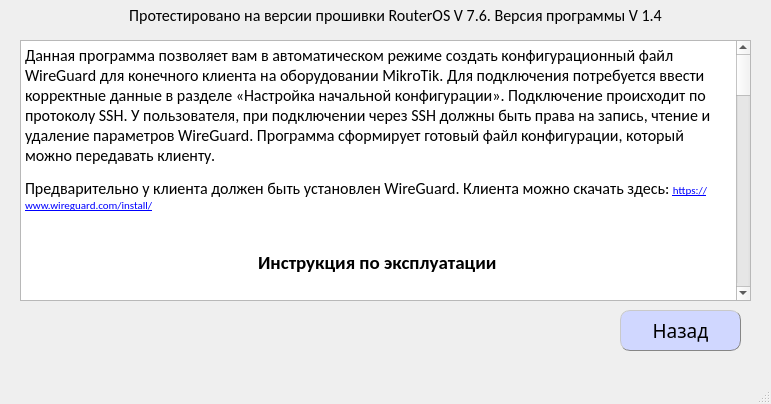
<?xml version="1.0" encoding="UTF-8"?>
<ui version="4.0">
 <class>MainWindow</class>
 <widget class="QMainWindow" name="MainWindow">
  <property name="geometry">
   <rect>
    <x>0</x>
    <y>0</y>
    <width>771</width>
    <height>404</height>
   </rect>
  </property>
  <property name="sizePolicy">
   <sizepolicy hsizetype="Preferred" vsizetype="Preferred">
    <horstretch>0</horstretch>
    <verstretch>0</verstretch>
   </sizepolicy>
  </property>
  <property name="minimumSize">
   <size>
    <width>771</width>
    <height>0</height>
   </size>
  </property>
  <property name="maximumSize">
   <size>
    <width>771</width>
    <height>1000</height>
   </size>
  </property>
  <property name="windowTitle">
   <string>Помощь</string>
  </property>
  <property name="windowIcon">
   <iconset>
    <normaloff>ico.ico</normaloff>ico.ico</iconset>
  </property>
  <property name="documentMode">
   <bool>false</bool>
  </property>
  <property name="tabShape">
   <enum>QTabWidget::Triangular</enum>
  </property>
  <widget class="QWidget" name="centralwidget">
   <widget class="QPushButton" name="pushButton_1">
    <property name="geometry">
     <rect>
      <x>620</x>
      <y>310</y>
      <width>121</width>
      <height>41</height>
     </rect>
    </property>
    <property name="font">
     <font>
      <family>Sitka Subheading</family>
      <pointsize>14</pointsize>
      <weight>50</weight>
      <bold>false</bold>
     </font>
    </property>
    <property name="styleSheet">
     <string notr="true">QPushButton {
background-color:rgb(208, 215, 255);
color: black;
border-style: outset;
border-width: 1px;
border-radius: 10px;
border-color :rgb(134, 134, 134);
padding: 6px;
}

QPushButton:pressed {
	background-color: #888;
}
QPushButton::hover
{
	background-color:rgb(120, 124, 180);
	color: white;
}
</string>
    </property>
    <property name="text">
     <string>Назад</string>
    </property>
   </widget>
   <widget class="QTextBrowser" name="textBrowser">
    <property name="geometry">
     <rect>
      <x>20</x>
      <y>40</y>
      <width>731</width>
      <height>261</height>
     </rect>
    </property>
    <property name="font">
     <font>
      <family>Calibri</family>
     </font>
    </property>
    <property name="styleSheet">
     <string notr="true"/>
    </property>
    <property name="html">
     <string>&lt;!DOCTYPE HTML PUBLIC &quot;-//W3C//DTD HTML 4.0//EN&quot; &quot;http://www.w3.org/TR/REC-html40/strict.dtd&quot;&gt;
&lt;html&gt;&lt;head&gt;&lt;meta name=&quot;qrichtext&quot; content=&quot;1&quot; /&gt;&lt;style type=&quot;text/css&quot;&gt;
p, li { white-space: pre-wrap; }
&lt;/style&gt;&lt;/head&gt;&lt;body style=&quot; font-family:'Calibri'; font-size:8.25pt; font-weight:400; font-style:normal;&quot;&gt;
&lt;p style=&quot; margin-top:12px; margin-bottom:12px; margin-left:0px; margin-right:0px; -qt-block-indent:0; text-indent:0px;&quot;&gt;&lt;span style=&quot; font-family:'Arial,Helvetica,sans-serif'; font-size:12pt;&quot;&gt;Данная программа позволяет вам в автоматическом режиме создать конфигурационный файл WireGuard для конечного клиента на оборудовании MikroTik. Для подключения потребуется ввести корректные данные в разделе «Настройка начальной конфигурации». Подключение происходит по протоколу SSH. У пользователя, при подключении через SSH должны быть права на запись, чтение и удаление параметров WireGuard. Программа сформирует готовый файл конфигурации, который можно передавать клиенту.&lt;/span&gt;&lt;span style=&quot; font-size:8pt;&quot;&gt; &lt;/span&gt;&lt;/p&gt;
&lt;p style=&quot; margin-top:12px; margin-bottom:12px; margin-left:0px; margin-right:0px; -qt-block-indent:0; text-indent:0px;&quot;&gt;&lt;span style=&quot; font-family:'Arial,Helvetica,sans-serif'; font-size:12pt;&quot;&gt;Предварительно у клиента должен быть установлен WireGuard. Клиента можно скачать здесь: &lt;/span&gt;&lt;a href=&quot;https://www.wireguard.com/install/&quot;&gt;&lt;span style=&quot; font-size:8pt; text-decoration: underline; color:#0000ff;&quot;&gt;https://www.wireguard.com/install/&lt;/span&gt;&lt;/a&gt;&lt;span style=&quot; font-size:8pt;&quot;&gt; &lt;/span&gt;&lt;/p&gt;
&lt;p style=&quot; margin-top:12px; margin-bottom:12px; margin-left:0px; margin-right:0px; -qt-block-indent:0; text-indent:0px;&quot;&gt;&lt;span style=&quot; font-size:8pt;&quot;&gt;  &lt;/span&gt;&lt;/p&gt;
&lt;p align=&quot;center&quot; style=&quot; margin-top:12px; margin-bottom:12px; margin-left:0px; margin-right:0px; -qt-block-indent:0; text-indent:0px;&quot;&gt;&lt;span style=&quot; font-family:'Arial,Helvetica,sans-serif'; font-size:14pt; font-weight:600;&quot;&gt;Инструкция по эксплуатации&lt;/span&gt;&lt;span style=&quot; font-size:8pt;&quot;&gt; &lt;/span&gt;&lt;/p&gt;
&lt;p style=&quot; margin-top:12px; margin-bottom:12px; margin-left:0px; margin-right:0px; -qt-block-indent:0; text-indent:0px;&quot;&gt;&lt;span style=&quot; font-size:8pt;&quot;&gt;  &lt;/span&gt;&lt;/p&gt;
&lt;p style=&quot; margin-top:12px; margin-bottom:12px; margin-left:0px; margin-right:0px; -qt-block-indent:0; text-indent:0px;&quot;&gt;&lt;span style=&quot; font-family:'Arial,Helvetica,sans-serif'; font-size:12pt;&quot;&gt;Для использования программы необходимо предварительно настроить RouterOS:&lt;/span&gt;&lt;span style=&quot; font-size:8pt;&quot;&gt; &lt;/span&gt;&lt;/p&gt;
&lt;p style=&quot; margin-top:12px; margin-bottom:12px; margin-left:0px; margin-right:0px; -qt-block-indent:0; text-indent:0px;&quot;&gt;&lt;span style=&quot; font-family:'Arial,Helvetica,sans-serif'; font-size:12pt;&quot;&gt;a) Создать учётную запись для настройки;&lt;/span&gt;&lt;span style=&quot; font-size:8pt;&quot;&gt; &lt;/span&gt;&lt;/p&gt;
&lt;p style=&quot; margin-top:12px; margin-bottom:12px; margin-left:0px; margin-right:0px; -qt-block-indent:0; text-indent:0px;&quot;&gt;&lt;span style=&quot; font-family:'Arial,Helvetica,sans-serif'; font-size:12pt;&quot;&gt;b) Включить SSH&lt;/span&gt;&lt;span style=&quot; font-size:8pt;&quot;&gt; &lt;/span&gt;&lt;/p&gt;
&lt;p style=&quot; margin-top:12px; margin-bottom:12px; margin-left:0px; margin-right:0px; -qt-block-indent:0; text-indent:0px;&quot;&gt;&lt;span style=&quot; font-family:'Arial,Helvetica,sans-serif'; font-size:12pt;&quot;&gt;c) Создать интерфейс WireGuard с парой приватного и публичного ключа. &lt;/span&gt;&lt;/p&gt;
&lt;p style=&quot; margin-top:12px; margin-bottom:12px; margin-left:0px; margin-right:0px; -qt-block-indent:0; text-indent:0px;&quot;&gt;&lt;span style=&quot; font-family:'Arial,Helvetica,sans-serif'; font-size:12pt;&quot;&gt;d) Настроить Firewall. &lt;/span&gt;&lt;/p&gt;
&lt;p style=&quot; margin-top:12px; margin-bottom:12px; margin-left:0px; margin-right:0px; -qt-block-indent:0; text-indent:0px;&quot;&gt;&lt;span style=&quot; font-size:8pt;&quot;&gt;  &lt;/span&gt;&lt;/p&gt;
&lt;p style=&quot; margin-top:12px; margin-bottom:12px; margin-left:0px; margin-right:0px; -qt-block-indent:0; text-indent:0px;&quot;&gt;&lt;span style=&quot; font-family:'Arial,Helvetica,sans-serif'; font-size:12pt;&quot;&gt;Далее необходимо настроить параметры начальной конфигурации в программе. Данная конфигурация включает в себя: &lt;/span&gt;&lt;/p&gt;
&lt;p style=&quot; margin-top:12px; margin-bottom:12px; margin-left:0px; margin-right:0px; -qt-block-indent:0; text-indent:0px;&quot;&gt;&lt;span style=&quot; font-family:'Arial,Helvetica,sans-serif'; font-size:12pt;&quot;&gt;1. Конфигурация подключения к MikroTik для создания профиля через SSH&lt;/span&gt;&lt;span style=&quot; font-size:8pt;&quot;&gt; &lt;/span&gt;&lt;/p&gt;
&lt;p style=&quot; margin-top:12px; margin-bottom:12px; margin-left:0px; margin-right:0px; -qt-block-indent:0; text-indent:0px;&quot;&gt;&lt;span style=&quot; font-family:'Arial,Helvetica,sans-serif'; font-size:12pt;&quot;&gt;1.1. &lt;/span&gt;&lt;span style=&quot; font-family:'Arial,Helvetica,sans-serif'; font-size:12pt; font-weight:600;&quot;&gt;IP управления&lt;/span&gt;&lt;span style=&quot; font-family:'Arial,Helvetica,sans-serif'; font-size:12pt;&quot;&gt; – адрес MikroTik для подключения по SSH;&lt;/span&gt;&lt;span style=&quot; font-size:8pt;&quot;&gt; &lt;/span&gt;&lt;/p&gt;
&lt;p style=&quot; margin-top:12px; margin-bottom:12px; margin-left:0px; margin-right:0px; -qt-block-indent:0; text-indent:0px;&quot;&gt;&lt;span style=&quot; font-family:'Arial,Helvetica,sans-serif'; font-size:12pt;&quot;&gt;1.2. &lt;/span&gt;&lt;span style=&quot; font-family:'Arial,Helvetica,sans-serif'; font-size:12pt; font-weight:600;&quot;&gt;Порт SSH &lt;/span&gt;&lt;span style=&quot; font-family:'Arial,Helvetica,sans-serif'; font-size:12pt;&quot;&gt;– порт службы SSH для подключения;&lt;/span&gt;&lt;span style=&quot; font-size:8pt;&quot;&gt; &lt;/span&gt;&lt;/p&gt;
&lt;p style=&quot; margin-top:12px; margin-bottom:12px; margin-left:0px; margin-right:0px; -qt-block-indent:0; text-indent:0px;&quot;&gt;&lt;span style=&quot; font-family:'Arial,Helvetica,sans-serif'; font-size:12pt;&quot;&gt;1.3. &lt;/span&gt;&lt;span style=&quot; font-family:'Arial,Helvetica,sans-serif'; font-size:12pt; font-weight:600;&quot;&gt;Логин&lt;/span&gt;&lt;span style=&quot; font-family:'Arial,Helvetica,sans-serif'; font-size:12pt;&quot;&gt; – имя пользователя на RouterOS ;&lt;/span&gt;&lt;span style=&quot; font-size:8pt;&quot;&gt; &lt;/span&gt;&lt;/p&gt;
&lt;p style=&quot; margin-top:12px; margin-bottom:12px; margin-left:0px; margin-right:0px; -qt-block-indent:0; text-indent:0px;&quot;&gt;&lt;span style=&quot; font-family:'Arial,Helvetica,sans-serif'; font-size:12pt;&quot;&gt;1.4. &lt;/span&gt;&lt;span style=&quot; font-family:'Arial,Helvetica,sans-serif'; font-size:12pt; font-weight:600;&quot;&gt;Пароль&lt;/span&gt;&lt;span style=&quot; font-family:'Arial,Helvetica,sans-serif'; font-size:12pt;&quot;&gt; – пароль пользователя на RouterOS (шифруется при вводе);&lt;/span&gt;&lt;span style=&quot; font-size:8pt;&quot;&gt; &lt;/span&gt;&lt;/p&gt;
&lt;p style=&quot; margin-top:12px; margin-bottom:12px; margin-left:0px; margin-right:0px; -qt-block-indent:0; text-indent:0px;&quot;&gt;&lt;span style=&quot; font-size:8pt;&quot;&gt;  &lt;/span&gt;&lt;/p&gt;
&lt;p style=&quot; margin-top:12px; margin-bottom:12px; margin-left:0px; margin-right:0px; -qt-block-indent:0; text-indent:0px;&quot;&gt;&lt;span style=&quot; font-family:'Arial,Helvetica,sans-serif'; font-size:12pt;&quot;&gt;2. Предварительная конфигурация WireGuard подключения для новых клиентов&lt;/span&gt;&lt;span style=&quot; font-size:8pt;&quot;&gt; &lt;/span&gt;&lt;/p&gt;
&lt;p style=&quot; margin-top:12px; margin-bottom:12px; margin-left:0px; margin-right:0px; -qt-block-indent:0; text-indent:0px;&quot;&gt;&lt;span style=&quot; font-family:'Arial,Helvetica,sans-serif'; font-size:12pt;&quot;&gt;2.1. &lt;/span&gt;&lt;span style=&quot; font-family:'Arial,Helvetica,sans-serif'; font-size:12pt; font-weight:600;&quot;&gt;Сервер&lt;/span&gt;&lt;span style=&quot; font-family:'Arial,Helvetica,sans-serif'; font-size:12pt;&quot;&gt; – IP адрес или DNS имя к которому будут подключаться клиенты;&lt;/span&gt;&lt;span style=&quot; font-size:8pt;&quot;&gt; &lt;/span&gt;&lt;/p&gt;
&lt;p style=&quot; margin-top:12px; margin-bottom:12px; margin-left:0px; margin-right:0px; -qt-block-indent:0; text-indent:0px;&quot;&gt;&lt;span style=&quot; font-family:'Arial,Helvetica,sans-serif'; font-size:12pt;&quot;&gt;2.2. &lt;/span&gt;&lt;span style=&quot; font-family:'Arial,Helvetica,sans-serif'; font-size:12pt; font-weight:600;&quot;&gt;Порт &lt;/span&gt;&lt;span style=&quot; font-family:'Arial,Helvetica,sans-serif'; font-size:12pt;&quot;&gt;– порт на котором находится сервис WireGuard&lt;/span&gt;&lt;span style=&quot; font-size:8pt;&quot;&gt; &lt;/span&gt;&lt;/p&gt;
&lt;p style=&quot; margin-top:12px; margin-bottom:12px; margin-left:0px; margin-right:0px; -qt-block-indent:0; text-indent:0px;&quot;&gt;&lt;span style=&quot; font-family:'Arial,Helvetica,sans-serif'; font-size:12pt;&quot;&gt;2.3. &lt;/span&gt;&lt;span style=&quot; font-family:'Arial,Helvetica,sans-serif'; font-size:12pt; font-weight:600;&quot;&gt;Имя интерфейса сервера WireGuard&lt;/span&gt;&lt;span style=&quot; font-family:'Arial,Helvetica,sans-serif'; font-size:12pt;&quot;&gt; – название интерфейса WireGuard в RouterOS. Находится в разделе «WireGuard»&lt;/span&gt;&lt;span style=&quot; font-size:8pt;&quot;&gt; &lt;/span&gt;&lt;/p&gt;
&lt;p style=&quot; margin-top:12px; margin-bottom:12px; margin-left:0px; margin-right:0px; -qt-block-indent:0; text-indent:0px;&quot;&gt;&lt;span style=&quot; font-family:'Arial,Helvetica,sans-serif'; font-size:12pt;&quot;&gt;2.4. &lt;/span&gt;&lt;span style=&quot; font-family:'Arial,Helvetica,sans-serif'; font-size:12pt; font-weight:600;&quot;&gt;Пул IP для клиентов&lt;/span&gt;&lt;span style=&quot; font-family:'Arial,Helvetica,sans-serif'; font-size:12pt;&quot;&gt; (максимальная маска /16) – начальное и конечное значение для пула адресов, IP адрес из которого будет выбран автоматически без повторений для клиента. &lt;/span&gt;&lt;/p&gt;
&lt;p style=&quot; margin-top:12px; margin-bottom:12px; margin-left:0px; margin-right:0px; -qt-block-indent:0; text-indent:0px;&quot;&gt;&lt;span style=&quot; font-family:'Arial,Helvetica,sans-serif'; font-size:12pt;&quot;&gt;2.5. &lt;/span&gt;&lt;span style=&quot; font-family:'Arial,Helvetica,sans-serif'; font-size:12pt; font-weight:600;&quot;&gt;Адрес сервера в VPN туннеле &lt;/span&gt;&lt;span style=&quot; font-family:'Arial,Helvetica,sans-serif'; font-size:12pt;&quot;&gt;– IP адрес, который назначается на интерфейс в RoterOS из пункта&lt;/span&gt;&lt;span style=&quot; font-family:'Arial,Helvetica,sans-serif'; font-size:12pt; font-weight:600;&quot;&gt; 2.3&lt;/span&gt;&lt;span style=&quot; font-size:8pt;&quot;&gt; &lt;/span&gt;&lt;/p&gt;
&lt;p style=&quot; margin-top:12px; margin-bottom:12px; margin-left:0px; margin-right:0px; -qt-block-indent:0; text-indent:0px;&quot;&gt;&lt;span style=&quot; font-family:'Arial,Helvetica,sans-serif'; font-size:12pt;&quot;&gt;2.6. &lt;/span&gt;&lt;span style=&quot; font-family:'Arial,Helvetica,sans-serif'; font-size:12pt; font-weight:600;&quot;&gt;DNS сервера&lt;/span&gt;&lt;span style=&quot; font-family:'Arial,Helvetica,sans-serif'; font-size:12pt;&quot;&gt; – адреса DNS, которые будут у клиента.&lt;/span&gt;&lt;span style=&quot; font-size:8pt;&quot;&gt; &lt;/span&gt;&lt;/p&gt;
&lt;p style=&quot; margin-top:12px; margin-bottom:12px; margin-left:0px; margin-right:0px; -qt-block-indent:0; text-indent:0px;&quot;&gt;&lt;span style=&quot; font-family:'Arial,Helvetica,sans-serif'; font-size:12pt;&quot;&gt;2.7. &lt;/span&gt;&lt;span style=&quot; font-family:'Arial,Helvetica,sans-serif'; font-size:12pt; font-weight:600;&quot;&gt;Маршруты в VPN&lt;/span&gt;&lt;span style=&quot; font-family:'Arial,Helvetica,sans-serif'; font-size:12pt;&quot;&gt; – маршруты, которые будут «заворачиваться» в VPN при подключении на стороне клиента. &lt;/span&gt;&lt;/p&gt;
&lt;p style=&quot; margin-top:12px; margin-bottom:12px; margin-left:0px; margin-right:0px; -qt-block-indent:0; text-indent:0px;&quot;&gt;&lt;span style=&quot; font-size:8pt;&quot;&gt;  &lt;/span&gt;&lt;/p&gt;
&lt;p style=&quot; margin-top:12px; margin-bottom:12px; margin-left:0px; margin-right:0px; -qt-block-indent:0; text-indent:0px;&quot;&gt;&lt;span style=&quot; font-family:'Arial,Helvetica,sans-serif'; font-size:12pt;&quot;&gt;После заполнения всех данных необходимо сохранить конфигурацию. Все данные хранятся в файле «&lt;/span&gt;&lt;span style=&quot; font-family:'Arial,Helvetica,sans-serif'; font-size:12pt; font-weight:600;&quot;&gt;wg_pre_config.conf&lt;/span&gt;&lt;span style=&quot; font-family:'Arial,Helvetica,sans-serif'; font-size:12pt;&quot;&gt;» в основном каталоге программы. Некоторые данные в файле зашифрованы для безопасности. Не рекомендуется изменять параметры в конфигурационном файле.&lt;/span&gt;&lt;span style=&quot; font-size:8pt;&quot;&gt; &lt;/span&gt;&lt;/p&gt;
&lt;p style=&quot; margin-top:12px; margin-bottom:12px; margin-left:0px; margin-right:0px; -qt-block-indent:0; text-indent:0px;&quot;&gt;&lt;span style=&quot; font-size:8pt;&quot;&gt;  &lt;/span&gt;&lt;/p&gt;
&lt;p style=&quot; margin-top:12px; margin-bottom:12px; margin-left:0px; margin-right:0px; -qt-block-indent:0; text-indent:0px;&quot;&gt;&lt;span style=&quot; font-family:'Arial,Helvetica,sans-serif'; font-size:12pt;&quot;&gt;Далее на главной странице программы в поле «Имя пользователя» необходимо ввести имя пользователя. К данному имени будет привязана конфигурация клиента. Фактически имя нужно для идентификации настроек и дальнейшему учёту всех подключаемых клиентов. Рекомендуется использовать символы на латинице и цифры. Например: &lt;/span&gt;&lt;span style=&quot; font-family:'Arial,Helvetica,sans-serif'; font-size:12pt; font-weight:600;&quot;&gt;IvanFedotov3 &lt;/span&gt;&lt;span style=&quot; font-family:'Arial,Helvetica,sans-serif'; font-size:12pt;&quot;&gt;или &lt;/span&gt;&lt;span style=&quot; font-family:'Arial,Helvetica,sans-serif'; font-size:12pt; font-weight:600;&quot;&gt;i_fedotov &lt;/span&gt;&lt;span style=&quot; font-family:'Arial,Helvetica,sans-serif'; font-size:12pt;&quot;&gt;или иные сочетания букв и цифр. Используйте понятные для вас имена. &lt;/span&gt;&lt;/p&gt;
&lt;p style=&quot; margin-top:12px; margin-bottom:12px; margin-left:0px; margin-right:0px; -qt-block-indent:0; text-indent:0px;&quot;&gt;&lt;span style=&quot; font-family:'Arial,Helvetica,sans-serif'; font-size:12pt;&quot;&gt;При нажатии на кнопку «Добавить» немного подождите. Процесс создания конфигурации может происходить до 10 секунд. Время создания напрямую зависит от модели MikroTik.&lt;/span&gt;&lt;span style=&quot; font-size:8pt;&quot;&gt; &lt;/span&gt;&lt;/p&gt;
&lt;p style=&quot; margin-top:12px; margin-bottom:12px; margin-left:0px; margin-right:0px; -qt-block-indent:0; text-indent:0px;&quot;&gt;&lt;span style=&quot; font-size:8pt;&quot;&gt;  &lt;/span&gt;&lt;/p&gt;
&lt;p style=&quot; margin-top:12px; margin-bottom:12px; margin-left:0px; margin-right:0px; -qt-block-indent:0; text-indent:0px;&quot;&gt;&lt;span style=&quot; font-size:8pt;&quot;&gt;  &lt;/span&gt;&lt;/p&gt;
&lt;p align=&quot;center&quot; style=&quot; margin-top:12px; margin-bottom:12px; margin-left:0px; margin-right:0px; -qt-block-indent:0; text-indent:0px;&quot;&gt;&lt;span style=&quot; font-family:'Arial,Helvetica,sans-serif'; font-size:14pt; font-weight:600;&quot;&gt;Запуская программу, Вы принимаете условия использования&lt;/span&gt;&lt;span style=&quot; font-size:8pt;&quot;&gt; &lt;/span&gt;&lt;/p&gt;
&lt;p style=&quot; margin-top:12px; margin-bottom:12px; margin-left:0px; margin-right:0px; -qt-block-indent:0; text-indent:0px;&quot;&gt;&lt;span style=&quot; font-family:'Arial,Helvetica,sans-serif'; font-size:12pt;&quot;&gt;1. Программа поставляется без каких-либо гарантий. Автор программы не несет ответственности за последствия использования программы.&lt;/span&gt;&lt;span style=&quot; font-size:8pt;&quot;&gt; &lt;/span&gt;&lt;/p&gt;&lt;/body&gt;&lt;/html&gt;</string>
    </property>
   </widget>
   <widget class="QLabel" name="label_2">
    <property name="geometry">
     <rect>
      <x>100</x>
      <y>0</y>
      <width>591</width>
      <height>31</height>
     </rect>
    </property>
    <property name="font">
     <font>
      <family>Calibri</family>
      <pointsize>12</pointsize>
     </font>
    </property>
    <property name="text">
     <string>&lt;html&gt;&lt;head/&gt;&lt;body&gt;&lt;p&gt;&lt;span style=&quot; font-family:'MS Shell Dlg 2';&quot;&gt;Протестировано на версии прошивки RouterOS V 7.6. Версия программы V 1.4&lt;/span&gt;&lt;/p&gt;&lt;/body&gt;&lt;/html&gt;</string>
    </property>
    <property name="alignment">
     <set>Qt::AlignCenter</set>
    </property>
   </widget>
  </widget>
  <widget class="QStatusBar" name="statusbar"/>
 </widget>
 <resources/>
 <connections/>
</ui>
